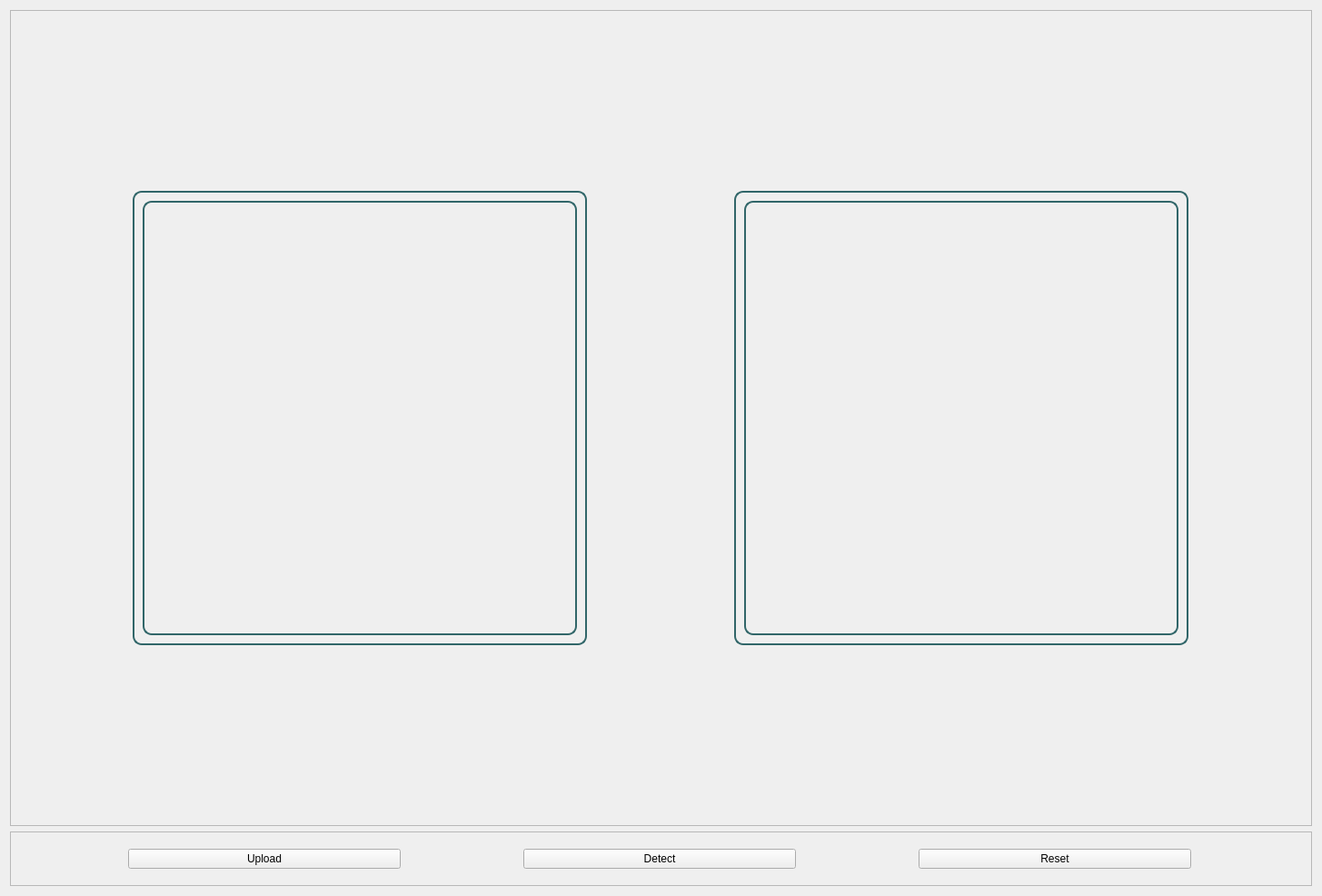
<?xml version="1.0" encoding="UTF-8"?>
<ui version="4.0">
 <class>FaceDetection2</class>
 <widget class="QWidget" name="FaceDetection2">
  <property name="geometry">
   <rect>
    <x>0</x>
    <y>0</y>
    <width>1455</width>
    <height>986</height>
   </rect>
  </property>
  <property name="windowTitle">
   <string>Form</string>
  </property>
  <layout class="QGridLayout" name="gridLayout">
   <item row="0" column="0">
    <layout class="QVBoxLayout" name="verticalLayout_3">
     <item>
      <widget class="QFrame" name="frame_5">
       <property name="frameShape">
        <enum>QFrame::StyledPanel</enum>
       </property>
       <property name="frameShadow">
        <enum>QFrame::Raised</enum>
       </property>
       <layout class="QHBoxLayout" name="horizontalLayout_4">
        <item>
         <widget class="QFrame" name="frame">
          <property name="minimumSize">
           <size>
            <width>500</width>
            <height>500</height>
           </size>
          </property>
          <property name="maximumSize">
           <size>
            <width>500</width>
            <height>500</height>
           </size>
          </property>
          <property name="styleSheet">
           <string notr="true">
           border: 2px solid  #316669;
          border-radius: 10px;
      </string>
          </property>
          <property name="frameShape">
           <enum>QFrame::StyledPanel</enum>
          </property>
          <property name="frameShadow">
           <enum>QFrame::Raised</enum>
          </property>
          <layout class="QVBoxLayout" name="verticalLayout">
           <item>
            <widget class="QLabel" name="imageOriginal">
             <property name="text">
              <string/>
             </property>
            </widget>
           </item>
          </layout>
         </widget>
        </item>
        <item>
         <spacer name="horizontalSpacer_3">
          <property name="orientation">
           <enum>Qt::Horizontal</enum>
          </property>
          <property name="sizeType">
           <enum>QSizePolicy::Minimum</enum>
          </property>
          <property name="sizeHint" stdset="0">
           <size>
            <width>31</width>
            <height>20</height>
           </size>
          </property>
         </spacer>
        </item>
        <item>
         <widget class="QFrame" name="frame_2">
          <property name="minimumSize">
           <size>
            <width>500</width>
            <height>500</height>
           </size>
          </property>
          <property name="maximumSize">
           <size>
            <width>500</width>
            <height>500</height>
           </size>
          </property>
          <property name="styleSheet">
           <string notr="true">
           border: 2px solid  #316669;
          border-radius: 10px;
      </string>
          </property>
          <property name="frameShape">
           <enum>QFrame::StyledPanel</enum>
          </property>
          <property name="frameShadow">
           <enum>QFrame::Raised</enum>
          </property>
          <layout class="QVBoxLayout" name="verticalLayout_2">
           <item>
            <widget class="QLabel" name="imageDetected">
             <property name="text">
              <string/>
             </property>
            </widget>
           </item>
          </layout>
         </widget>
        </item>
       </layout>
      </widget>
     </item>
     <item>
      <widget class="QFrame" name="frame_4">
       <property name="maximumSize">
        <size>
         <width>16777215</width>
         <height>60</height>
        </size>
       </property>
       <property name="frameShape">
        <enum>QFrame::StyledPanel</enum>
       </property>
       <property name="frameShadow">
        <enum>QFrame::Raised</enum>
       </property>
       <layout class="QHBoxLayout" name="horizontalLayout">
        <property name="leftMargin">
         <number>0</number>
        </property>
        <property name="topMargin">
         <number>0</number>
        </property>
        <property name="rightMargin">
         <number>0</number>
        </property>
        <property name="bottomMargin">
         <number>0</number>
        </property>
        <item>
         <widget class="QPushButton" name="uploadImgBtn">
          <property name="sizePolicy">
           <sizepolicy hsizetype="Fixed" vsizetype="Fixed">
            <horstretch>0</horstretch>
            <verstretch>0</verstretch>
           </sizepolicy>
          </property>
          <property name="minimumSize">
           <size>
            <width>300</width>
            <height>0</height>
           </size>
          </property>
          <property name="text">
           <string>Upload</string>
          </property>
         </widget>
        </item>
        <item>
         <widget class="QPushButton" name="applyBtn">
          <property name="sizePolicy">
           <sizepolicy hsizetype="Fixed" vsizetype="Fixed">
            <horstretch>0</horstretch>
            <verstretch>0</verstretch>
           </sizepolicy>
          </property>
          <property name="minimumSize">
           <size>
            <width>300</width>
            <height>0</height>
           </size>
          </property>
          <property name="text">
           <string>Detect</string>
          </property>
         </widget>
        </item>
        <item>
         <widget class="QPushButton" name="resetFilterBtn">
          <property name="sizePolicy">
           <sizepolicy hsizetype="Fixed" vsizetype="Fixed">
            <horstretch>0</horstretch>
            <verstretch>0</verstretch>
           </sizepolicy>
          </property>
          <property name="minimumSize">
           <size>
            <width>300</width>
            <height>0</height>
           </size>
          </property>
          <property name="text">
           <string>Reset</string>
          </property>
         </widget>
        </item>
       </layout>
      </widget>
     </item>
    </layout>
   </item>
  </layout>
 </widget>
 <resources/>
 <connections/>
</ui>
